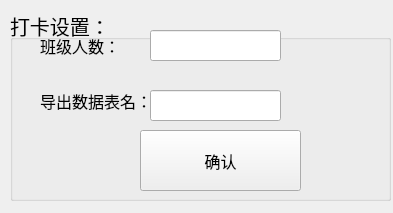
<?xml version="1.0" encoding="UTF-8"?>
<ui version="4.0">
 <class>Form</class>
 <widget class="QWidget" name="Form">
  <property name="geometry">
   <rect>
    <x>0</x>
    <y>0</y>
    <width>393</width>
    <height>213</height>
   </rect>
  </property>
  <property name="windowTitle">
   <string>Form</string>
  </property>
  <widget class="QGroupBox" name="groupBox">
   <property name="geometry">
    <rect>
     <x>10</x>
     <y>10</y>
     <width>381</width>
     <height>191</height>
    </rect>
   </property>
   <property name="font">
    <font>
     <pointsize>15</pointsize>
    </font>
   </property>
   <property name="title">
    <string>打卡设置：</string>
   </property>
   <widget class="QLineEdit" name="lineEdit_2">
    <property name="geometry">
     <rect>
      <x>140</x>
      <y>80</y>
      <width>131</width>
      <height>31</height>
     </rect>
    </property>
   </widget>
   <widget class="QLabel" name="label_2">
    <property name="geometry">
     <rect>
      <x>30</x>
      <y>70</y>
      <width>111</width>
      <height>41</height>
     </rect>
    </property>
    <property name="font">
     <font>
      <pointsize>12</pointsize>
     </font>
    </property>
    <property name="text">
     <string>导出数据表名：</string>
    </property>
   </widget>
   <widget class="QLabel" name="label">
    <property name="geometry">
     <rect>
      <x>30</x>
      <y>20</y>
      <width>81</width>
      <height>31</height>
     </rect>
    </property>
    <property name="font">
     <font>
      <pointsize>12</pointsize>
     </font>
    </property>
    <property name="text">
     <string>班级人数：</string>
    </property>
   </widget>
   <widget class="QLineEdit" name="lineEdit">
    <property name="geometry">
     <rect>
      <x>140</x>
      <y>20</y>
      <width>131</width>
      <height>31</height>
     </rect>
    </property>
   </widget>
   <widget class="QPushButton" name="pushButton">
    <property name="geometry">
     <rect>
      <x>130</x>
      <y>120</y>
      <width>161</width>
      <height>61</height>
     </rect>
    </property>
    <property name="font">
     <font>
      <pointsize>12</pointsize>
     </font>
    </property>
    <property name="text">
     <string>确认</string>
    </property>
   </widget>
  </widget>
 </widget>
 <resources/>
 <connections/>
</ui>
